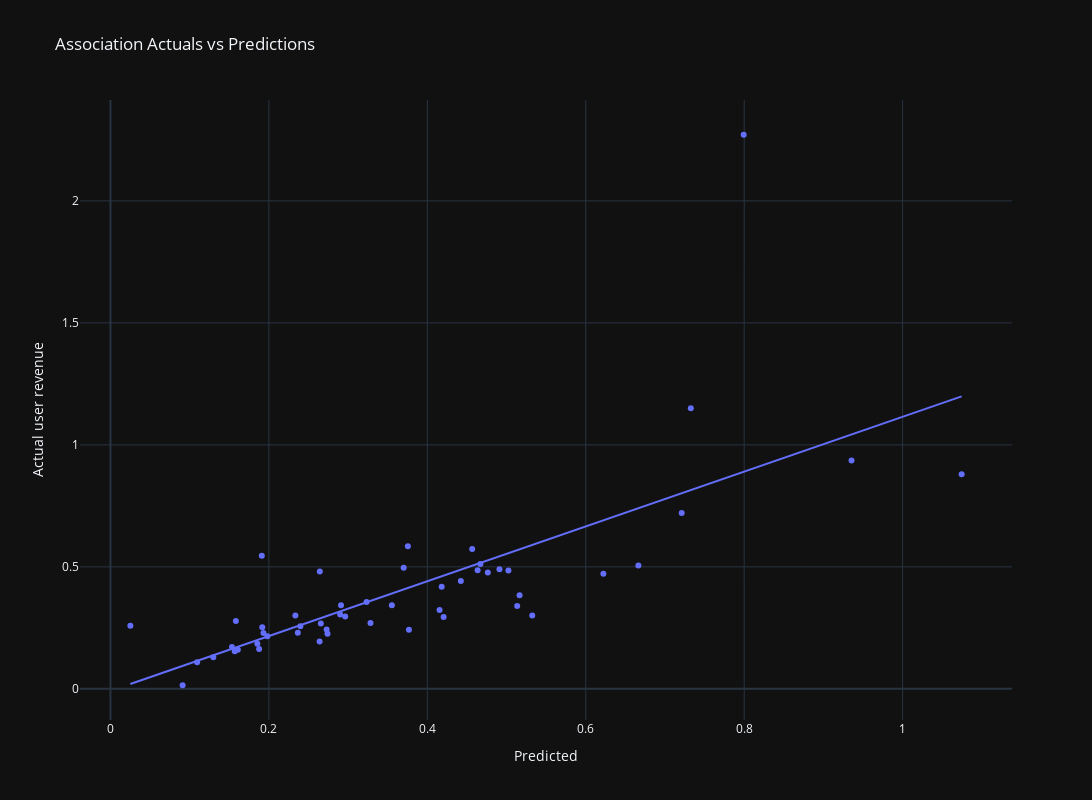

The cell this chart's notebook holds for it:
### Code cell
pdf = pd.DataFrame({'y_test': ((agg_df_train['revenue_d7'].values - agg_df_train['withdraw_d7'].values)/agg_df_train['cost'].values + agg_df_train['d7_28_increase_api'].values), 'predictions': ((agg_df_train['revenue_d7'].values - agg_df_train['withdraw_d7'].values)/agg_df_train['cost'].values + predictions)})

fig = px.scatter(pdf, x='predictions', y='y_test', title='Association Actuals vs Predictions', trendline='ols',
                 labels={'predictions': 'X-axis Label', 'y_test': 'Y-axis Label'},
                 template='plotly_dark',
                 hover_data=['predictions', 'y_test']
                )

# Customize the layout
fig.update_layout(
    width=1700,
    height=800,
    xaxis=dict(title_text='Predicted'),
    yaxis=dict(title_text='Actual user revenue'),
    legend=dict(title='Legend Title'),
    showlegend=True
)

# Show the plot
fig.show()

### Figure 1 — Plotly figure (JSON) as saved in the notebook; plotly's stock layout.template omitted (floating-point values rounded to 4 significant figures)
{"data": [{"hovertemplate": "X-axis Label=%{x}<br>Y-axis Label=%{y}<extra></extra>", "legendgroup": "", "marker": {"color": "#636efa", "symbol": "circle"}, "mode": "markers", "name": "", "orientation": "v", "showlegend": false, "type": "scatter", "x": [0.1917, 0.2365, 0.491, 0.2397, 0.4763, 0.274, 0.6222, 0.02511, 0.2911, 1.074, 0.7326, 0.4154, 0.7993, 0.191, 0.7211, 0.3282, 0.2656, 0.1854, 0.2334, 0.3552, 0.3754, 0.9355, 0.6664, 0.2963, 0.5135, 0.1534, 0.1569, 0.1877, 0.1299, 0.29, 0.09113, 0.2728, 0.5324, 0.4423, 0.3701, 0.5024, 0.4635, 0.1583, 0.4566, 0.3768, 0.1932, 0.1094, 0.1981, 0.4181, 0.467, 0.2643, 0.5164, 0.4205, 0.3233, 0.1608, 0.264], "xaxis": "x", "y": [0.2521, 0.2303, 0.4902, 0.2569, 0.4769, 0.2261, 0.4714, 0.2587, 0.3429, 0.8801, 1.15, 0.3235, 2.271, 0.5452, 0.7208, 0.2701, 0.2677, 0.1854, 0.3002, 0.3423, 0.5841, 0.9355, 0.5053, 0.2963, 0.3392, 0.1713, 0.1539, 0.163, 0.1299, 0.3046, 0.01481, 0.2434, 0.301, 0.4423, 0.4962, 0.4851, 0.486, 0.2776, 0.5729, 0.2422, 0.2292, 0.1094, 0.2155, 0.4181, 0.5118, 0.4807, 0.3839, 0.2947, 0.3555, 0.1602, 0.1942], "yaxis": "y"}, {"hovertemplate": "<b>OLS trendline</b><br>y_test = 1.12325 * predictions + -0.00822688<br>R<sup>2</sup>=0.516263<br><br>X-axis Label=%{x}<br>Y-axis Label=%{y} <b>(trend)</b><extra></extra>", "legendgroup": "", "marker": {"color": "#636efa", "symbol": "circle"}, "mode": "lines", "name": "", "showlegend": false, "type": "scatter", "x": [0.02511, 0.09113, 0.1094, 0.1299, 0.1534, 0.1569, 0.1583, 0.1608, 0.1854, 0.1877, 0.191, 0.1917, 0.1932, 0.1981, 0.2334, 0.2365, 0.2397, 0.264, 0.2643, 0.2656, 0.2728, 0.274, 0.29, 0.2911, 0.2963, 0.3233, 0.3282, 0.3552, 0.3701, 0.3754, 0.3768, 0.4154, 0.4181, 0.4205, 0.4423, 0.4566, 0.4635, 0.467, 0.4763, 0.491, 0.5024, 0.5135, 0.5164, 0.5324, 0.6222, 0.6664, 0.7211, 0.7326, 0.7993, 0.9355, 1.074], "xaxis": "x", "y": [0.01997, 0.09414, 0.1147, 0.1376, 0.164, 0.168, 0.1696, 0.1724, 0.2, 0.2026, 0.2064, 0.207, 0.2088, 0.2142, 0.254, 0.2574, 0.261, 0.2883, 0.2886, 0.2901, 0.2982, 0.2995, 0.3175, 0.3187, 0.3246, 0.3549, 0.3605, 0.3908, 0.4075, 0.4135, 0.415, 0.4584, 0.4614, 0.4641, 0.4886, 0.5047, 0.5124, 0.5163, 0.5268, 0.5433, 0.5561, 0.5685, 0.5718, 0.5898, 0.6906, 0.7403, 0.8017, 0.8146, 0.8896, 1.043, 1.199], "yaxis": "y"}], "layout": {"height": 800, "legend": {"title": {"text": "Legend Title"}, "tracegroupgap": 0}, "showlegend": true, "title": {"text": "Association Actuals vs Predictions"}, "width": 1700, "xaxis": {"anchor": "y", "domain": [0, 1], "title": {"text": "Predicted"}}, "yaxis": {"anchor": "x", "domain": [0, 1], "title": {"text": "Actual user revenue"}}}}
